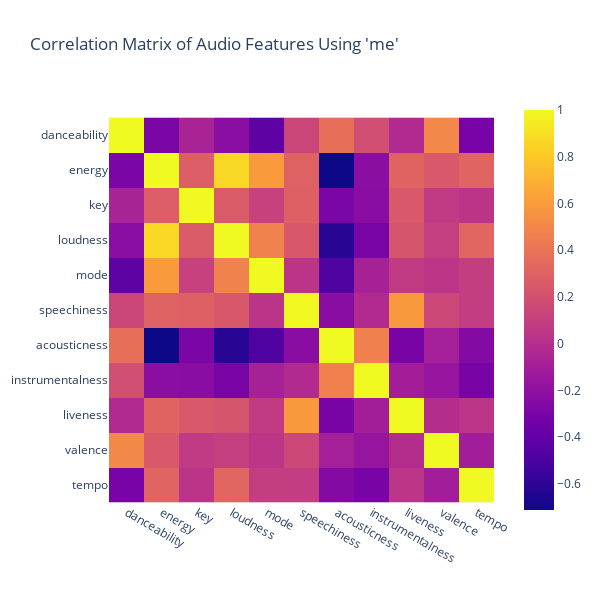

Here is the notebook cell this chart was saved with:
### Markdown cell above
Using the same syntax used in the *Chats, Plots and Networks* GitHub, I decided to make a correlation matrix for my entire `me` dataframe:

### Code cell
correlation_matrix = me.corr(numeric_only=True)
fig = px.imshow(correlation_matrix,
               title="Correlation Matrix of Audio Features Using 'me'")
fig.update_layout(width=600, height=600)
fig.show()

### Figure 1 — Plotly figure (JSON) as saved in the notebook; plotly's stock layout.template omitted (floating-point values rounded to 4 significant figures)
{"data": [{"coloraxis": "coloraxis", "hovertemplate": "x: %{x}<br>y: %{y}<br>color: %{z}<extra></extra>", "name": "0", "type": "heatmap", "x": ["danceability", "energy", "key", "loudness", "mode", "speechiness", "acousticness", "instrumentalness", "liveness", "valence", "tempo"], "xaxis": "x", "y": ["danceability", "energy", "key", "loudness", "mode", "speechiness", "acousticness", "instrumentalness", "liveness", "valence", "tempo"], "yaxis": "y", "z": [[1, -0.291, -0.07144, -0.2161, -0.4191, 0.1393, 0.3719, 0.1895, -0.02673, 0.5099, -0.3024], [-0.291, 1, 0.2806, 0.8642, 0.5981, 0.2978, -0.7111, -0.2223, 0.3078, 0.2501, 0.3113], [-0.07144, 0.2806, 1, 0.262, 0.1115, 0.2898, -0.2893, -0.2268, 0.2445, 0.0732, 0.03199], [-0.2161, 0.8642, 0.262, 1, 0.4758, 0.244, -0.6198, -0.2951, 0.2192, 0.09832, 0.3178], [-0.4191, 0.5981, 0.1115, 0.4758, 1, 0.03492, -0.4798, -0.0813, 0.07133, 0.04244, 0.09149], [0.1393, 0.2978, 0.2898, 0.244, 0.03492, 1, -0.2289, -0.02622, 0.5877, 0.1494, 0.08472], [0.3719, -0.7111, -0.2893, -0.6198, -0.4798, -0.2289, 1, 0.4652, -0.3019, -0.09291, -0.25], [0.1895, -0.2223, -0.2268, -0.2951, -0.0813, -0.02622, 0.4652, 1, -0.1032, -0.1647, -0.3009], [-0.02673, 0.3078, 0.2445, 0.2192, 0.07133, 0.5877, -0.3019, -0.1032, 1, -0.009489, 0.03724], [0.5099, 0.2501, 0.0732, 0.09832, 0.04244, 0.1494, -0.09291, -0.1647, -0.009489, 1, -0.1037], [-0.3024, 0.3113, 0.03199, 0.3178, 0.09149, 0.08472, -0.25, -0.3009, 0.03724, -0.1037, 1]]}], "layout": {"coloraxis": {"colorscale": [[0, "#0d0887"], [0.1111, "#46039f"], [0.2222, "#7201a8"], [0.3333, "#9c179e"], [0.4444, "#bd3786"], [0.5556, "#d8576b"], [0.6667, "#ed7953"], [0.7778, "#fb9f3a"], [0.8889, "#fdca26"], [1, "#f0f921"]]}, "height": 600, "title": {"text": "Correlation Matrix of Audio Features Using 'me'"}, "width": 600, "xaxis": {"anchor": "y", "autorange": true, "constrain": "domain", "domain": [0, 1], "range": [-0.5, 10.5], "scaleanchor": "y", "type": "category"}, "yaxis": {"anchor": "x", "autorange": true, "constrain": "domain", "domain": [0.04167, 0.9583], "range": [10.5, -0.5], "type": "category"}}}
